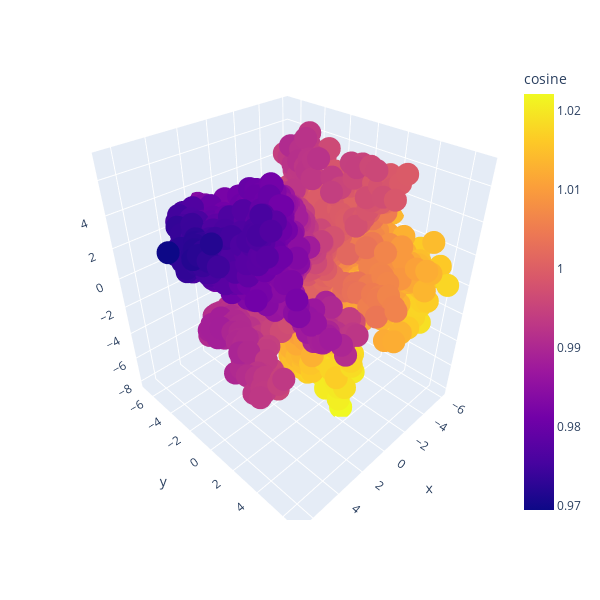

Source (notebook cell):
### Code cell
# Plot colored by cosine distance
from alex_ddmd_driver import cosine_distance

# Get the cosine distance between the states
cosine = cosine_distance(data, data[-1])
eu_cosine = np.sqrt(2 * cosine)
plot_scatter(data, {'cosine':  cosine}, 'cosine')

### Figure 1 — Plotly figure (JSON) as saved in the notebook; plotly's stock layout.template omitted (floating-point values rounded to 4 significant figures; data arrays with more than 128 entries replaced by an {"elided": "..."} marker saying what was removed)
{"data": [{"customdata": {"elided": "3175x1 float values"}, "hovertemplate": "x=%{x}<br>y=%{y}<br>z=%{z}<br>cosine=%{marker.color}<extra></extra>", "legendgroup": "", "marker": {"color": {"elided": "3175 float values"}, "coloraxis": "coloraxis", "symbol": "circle"}, "mode": "markers", "name": "", "scene": "scene", "showlegend": false, "type": "scatter3d", "x": {"elided": "3175 float values"}, "y": {"elided": "3175 float values"}, "z": {"elided": "3175 float values"}}], "layout": {"coloraxis": {"colorbar": {"title": {"text": "cosine"}}, "colorscale": [[0, "#0d0887"], [0.1111, "#46039f"], [0.2222, "#7201a8"], [0.3333, "#9c179e"], [0.4444, "#bd3786"], [0.5556, "#d8576b"], [0.6667, "#ed7953"], [0.7778, "#fb9f3a"], [0.8889, "#fdca26"], [1, "#f0f921"]]}, "height": 600, "legend": {"tracegroupgap": 0}, "margin": {"t": 60}, "scene": {"domain": {"x": [0, 1], "y": [0, 1]}, "xaxis": {"title": {"text": "x"}}, "yaxis": {"title": {"text": "y"}}, "zaxis": {"title": {"text": "z"}}}, "width": 600}}
